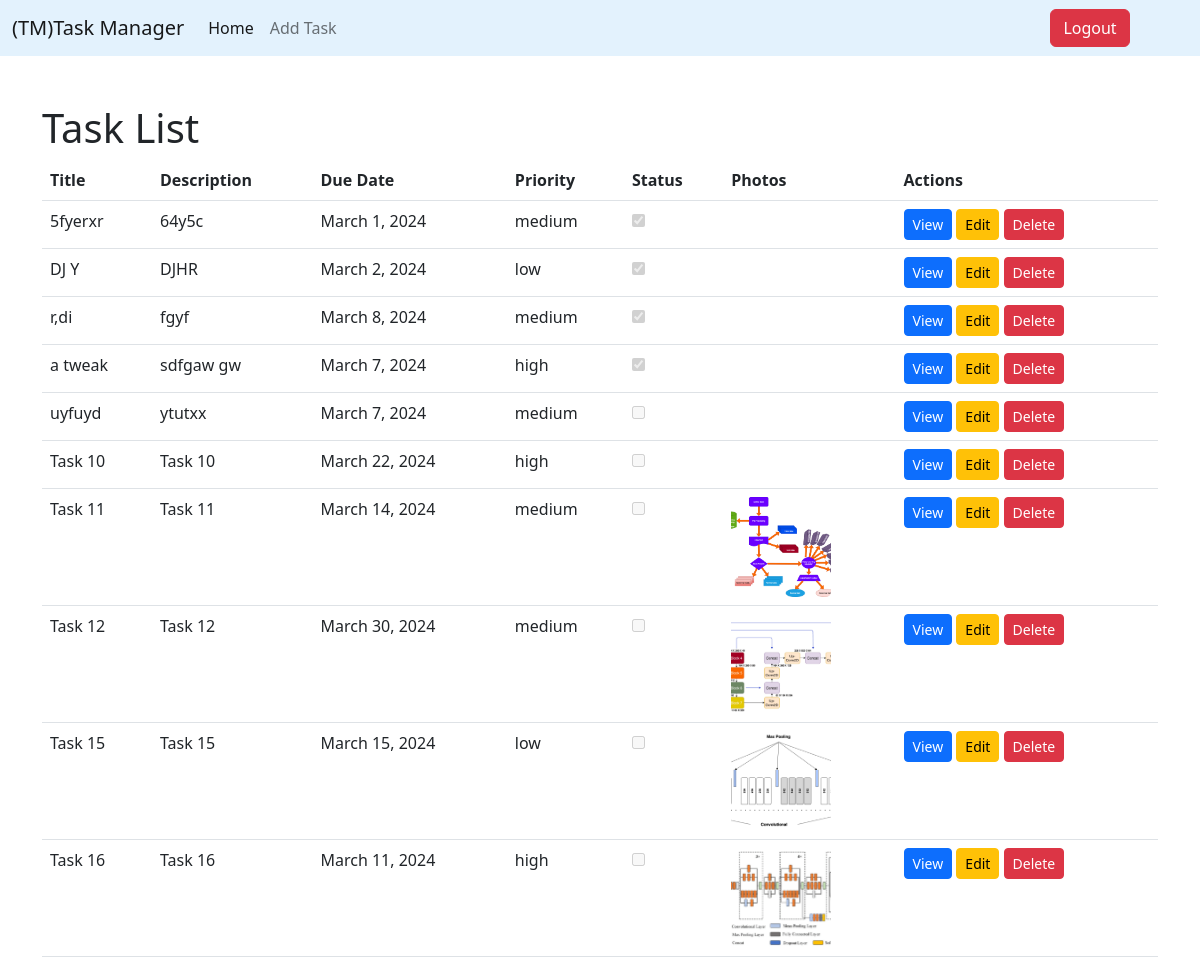
The page / on the database its author committed.
### tasks/models.py (models this page shows)
class Task(models.Model):
    PRIORITY_CHOICES = [
        ('low', 'Low'),
        ('medium', 'Medium'),
        ('high', 'High'),
    ]
    STATUS_CHOICES = [
        ('complete', 'Complete'),
        ('notComplete', 'Not Complete'),
    ]
    title = models.CharField(max_length=100)
    description = models.TextField()
    due_date = models.DateField()
    priority = models.CharField(max_length=10, choices=PRIORITY_CHOICES)
    status = models.CharField(max_length=20, choices=STATUS_CHOICES, default='notComplete', null=True)
    created_at = models.DateTimeField(auto_now_add=True)

class TaskImage(models.Model):
    task = models.ForeignKey(Task, on_delete=models.CASCADE, related_name='images')
    image = models.ImageField(upload_to='task_images/')

### tasks/views.py (the view)
# urls.py: path('', TaskListView.as_view(), name='task_list'),
class TaskListView(ListView):
    model = Task
    template_name = 'task_list.html'
    context_object_name = 'tasks'
    def get_queryset(self):
        queryset = Task.objects.prefetch_related('images').all()
        return queryset
    def get_context_data(self, **kwargs):
        context = super().get_context_data(**kwargs)
        return context

### tasks/templates/task_list.html (shortened to what this page needs)
{% extends 'base.html' %}
{% block start %}
<div class="container mt-5">
    <h1>Task List</h1>
    <table class="table">
        <thead>
            <tr>
                <th>Title</th>
                <th>Description</th>
                <th>Due Date</th>
                <th>Priority</th>
                <th>Status</th>
                <th>Photos</th>
                <th>Actions</th>
            </tr>
        </thead>
        <tbody>
            {% for task in tasks %}
            <tr>
                <td>{{ task.title }}</td>
                <td>{{ task.description }}</td>
                <td>{{ task.due_date }}</td>
                <td>{{ task.priority }}</td>
                <td>
                    <input type="checkbox" {% if task.status == 'complete' %}checked{% endif %} disabled>
                </td>
                <td>
                    <div class="image-container">
                        {% for image in task.images.all %}
                        <img src="{{ image.image.url }}" class="preview-image" alt="Task Image">
                        {% endfor %}
                    </div>
                </td>
                <td>
                    <button class="btn btn-primary btn-sm" onclick="viewTask({{ task.id }})">View</button>
                    <button class="btn btn-warning btn-sm" onclick="editTask({{ task.id }})">Edit</button>
                    <button class="btn btn-danger btn-sm" onclick="deleteTask({{ task.id }})">Delete</button>
                </td>
            </tr>
            {% endfor %}
        </tbody>
    </table>
</div>
{% endblock %}

### tasks/templates/base.html (shortened to what this page needs)
<!DOCTYPE html>
<html lang="en">
<head>
    <link href="https://cdn.jsdelivr.net/npm/bootstrap@5.2.3/dist/css/bootstrap.min.css" rel="stylesheet">
</head>
<body>
    <nav class="navbar navbar-expand-lg" style="background-color: #e3f2fd;">
        <div class="container-fluid">
          <a class="navbar-brand" href="/">(TM)Task Manager</a>
          <div class="collapse navbar-collapse" id="navbarSupportedContent">
            <ul class="navbar-nav me-auto mb-2 mb-lg-0">
              <li class="nav-item">
                <a class="nav-link active" aria-current="page" href="/">Home</a>
              </li>
              <li class="nav-item">
                <a class="nav-link" href="/create/">Add Task</a>
              </li>
          </div>
          <div class="d-grid gap-3 col-2 mx-auto" style="text-align:center;">
            <a href="/logout/"><button class="btn btn-danger" type="submit">Logout</button></a>
        </div>
        </div>
      </nav>
    {% block start %}
    {% endblock %}
</body>
</html>

### tasks/templates/task_list.html (style rules this page uses)
.image-container { display: flex; flex-wrap: wrap; gap: 10px; }
.preview-image { width: 100px; height: 100px; object-fit: cover; border-radius: 5px; }

### rows shown on the page
Task: title "5fyerxr", description "64y5c", due_date "March 1, 2024", priority "medium", status "☑"
Task: title "DJ Y", description "DJHR", due_date "March 2, 2024", priority "low", status "☑"
Task: title "r,di", description "fgyf", due_date "March 8, 2024", priority "medium", status "☑"
Task: title "a tweak", description "sdfgaw gw", due_date "March 7, 2024", priority "high", status "☑"
Task: title "uyfuyd", description "ytutxx", due_date "March 7, 2024", priority "medium"
Task: title "Task 10", description "Task 10", due_date "March 22, 2024", priority "high"
Task: title "Task 11", description "Task 11", due_date "March 14, 2024", priority "medium"
TaskImage: image (picture)
Task: title "Task 12", description "Task 12", due_date "March 30, 2024", priority "medium"
TaskImage: image (picture)
Task: title "Task 15", description "Task 15", due_date "March 15, 2024", priority "low"
TaskImage: image (picture)
Task: title "Task 16", description "Task 16", due_date "March 11, 2024", priority "high"
TaskImage: image (picture)
